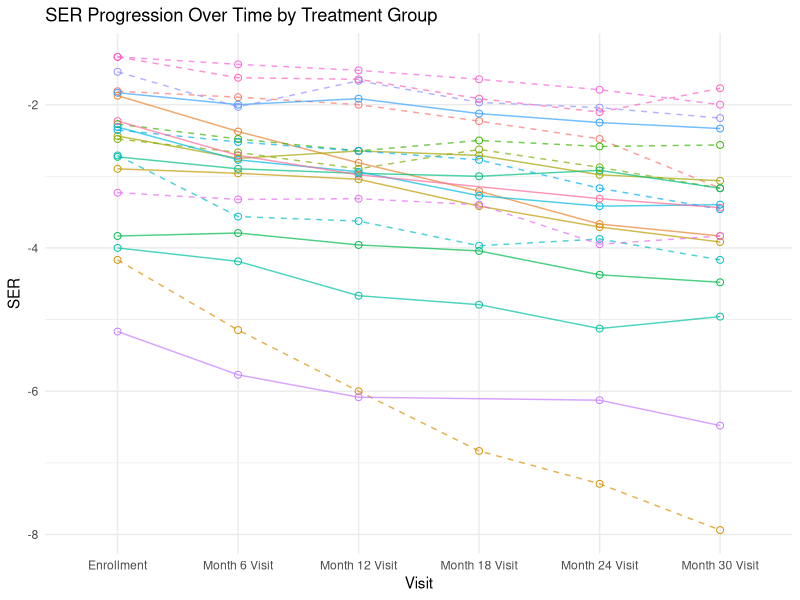
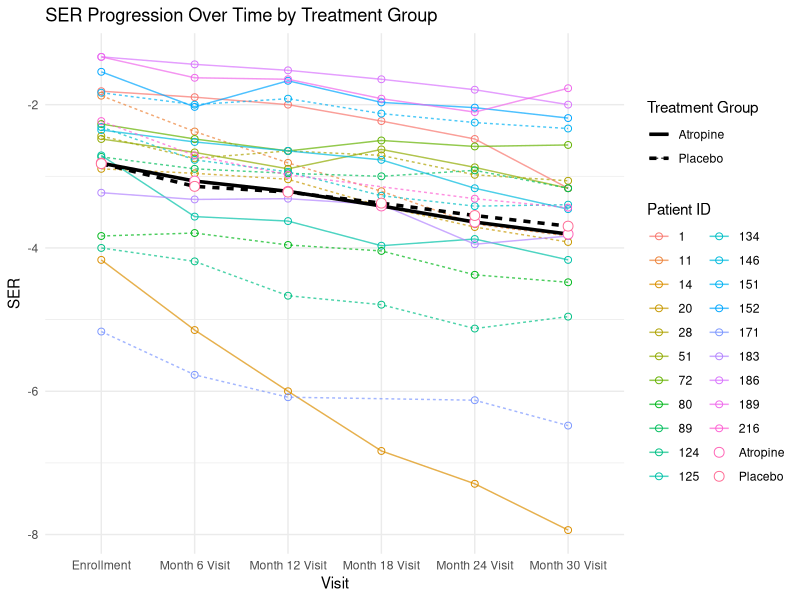

Write R code to recreate these figures, in order.
library(dplyr)
library(ggplot2)

# Part A. Data Import and merge

# Load VisitData and PtRoster datasets
VisitData <- read.table("Data Tables/MTS1ClinicTesting.txt", 
                        header = TRUE, sep = "|", fill = TRUE, stringsAsFactors = FALSE)
head(VisitData)

PtRoster <- read.table("Data Tables/MTS1PtRoster.txt", 
                       header = TRUE, sep = "|", fill = TRUE, stringsAsFactors = FALSE)
head(PtRoster)

# Load the additional dataset for parental myopia and other demographic information
DemoMedOcuHx <- read.table("Data Tables/MTS1DemoMedOcuHx.txt", 
                           header = TRUE, sep = "|", fill = TRUE, stringsAsFactors = FALSE)
head(DemoMedOcuHx)

#TODO: Handling baseline and run-in randomization 
# VisitData$Visit == 'Run-in FU Randomization'
# VisitData$Visit == 'Enrollment'
# if enrollment 

# Step 1: Calculate SER for each eye
# Left Eye (OS)
VisitData$S_OS <- rowMeans(VisitData[, c("AutoRef1SphOS", "AutoRef2SphOS", "AutoRef3SphOS")], na.rm = TRUE)
VisitData$C_OS <- rowMeans(VisitData[, c("AutoRef1CylOS", "AutoRef2CylOS", "AutoRef3CylOS")], na.rm = TRUE)
VisitData$SER_OS <- VisitData$S_OS + (VisitData$C_OS / 2)

# Right Eye (OD)
VisitData$S_OD <- rowMeans(VisitData[, c("AutoRef1SphOD", "AutoRef2SphOD", "AutoRef3SphOD")], na.rm = TRUE)
VisitData$C_OD <- rowMeans(VisitData[, c("AutoRef1CylOD", "AutoRef2CylOD", "AutoRef3CylOD")], na.rm = TRUE)
VisitData$SER_OD <- VisitData$S_OD + (VisitData$C_OD / 2)

# Step 2: Average SER across both eyes for each visit (i.e., time j)
VisitData$SER <- rowMeans(VisitData[, c("SER_OS", "SER_OD")], na.rm = TRUE)

# Step 3: Merge data with PtRoster and DemoMedOcuHx datasets
# Merging VisitData with PtRoster on Patient ID
MergedData <- merge(VisitData, PtRoster, by = "PtID")

# Merging the result with DemoMedOcuHx on Patient ID
MergedData <- merge(MergedData, DemoMedOcuHx, by = "PtID")

# Step 4: Create necessary variables
# Time (Visit) is already in VisitData as 'Visit'
# Group/Treatment assignment
MergedData$TreatmentGroup <- MergedData$TrtGroup

# Parental myopia status (investigating variables)
MergedData$is_mother_has_myopia <- MergedData$MotherMyop
MergedData$is_father_has_myopia <- MergedData$Father

# Step 5: Filter for patients with more than 5 visits without NA SER
FilteredData <- MergedData %>%
  filter(!is.na(SER)) %>%  # Remove rows where SER is NA
  group_by(PtID) %>%       # Group by PtID
  filter(n() > 5) %>%      # Keep only groups (patients) with more than 5 valid visits
  ungroup()                # Remove grouping to return to a regular data frame

# Get unique PtID for filtered dataset
UniquePtID <- unique(FilteredData$PtID)


# Part 2. Spagetti Plot

# Sample 10 unique patients from each treatment group
SampledPatients_trt <- FilteredData %>%
  filter(TrtGroup == "Atropine") %>%
  distinct(PtID, .keep_all = TRUE) %>%
  slice_sample(n = 10) %>%
  select(PtID)

SampledPatients_ctrl <- FilteredData %>%
  filter(TrtGroup == "Placebo") %>%
  distinct(PtID, .keep_all = TRUE) %>%
  slice_sample(n = 10) %>%
  select(PtID)

SampledPatients <- bind_rows(SampledPatients_trt, SampledPatients_ctrl)

# Filter the original data to include only records for the sampled patients
SampledData <- FilteredData %>%
  filter(PtID %in% SampledPatients$PtID)

# Set line types based on the treatment group
SampledData <- SampledData %>%
  mutate(LineType = ifelse(TrtGroup == "Atropine", "solid", "dashed"))

# Define the order of visits for consistent x-axis ordering
visit_order <- c("Enrollment", "Month 6 Visit", "Month 12 Visit", 
                 "Month 18 Visit", "Month 24 Visit", "Month 30 Visit")

# Convert Visit to a factor with specified order
SampledData <- SampledData %>%
  filter(Visit != "Run-in FU Randomization") %>%
  mutate(Visit = factor(Visit, levels = visit_order))

# Create the spaghetti plot with distinct line types and colors for each patient
ggplot(SampledData, aes(x = Visit, y = SER, group = PtID, color = as.factor(PtID))) +
  geom_line(aes(linetype = LineType), size = 0.5, alpha = 0.7) +  # Line for each patient with line type by group
  geom_point(size = 2, shape = 1) +                                        # Add points at each SER measurement
  labs(title = "SER Progression Over Time by Treatment Group",
       x = "Visit",
       y = "SER",
       color = "Patient ID",
       linetype = 'LineType') +
  scale_x_discrete(drop = FALSE) +                              # Ensure all visits appear on the x-axis
  scale_linetype_manual(values = c("solid", "dashed")) +        
  theme_minimal() +
  theme(legend.position = "none")                               # Optionally hide the legend if there are too many patients



# Calculate and add mean profiles
MeanProfileData <- MergedData %>%
  filter(Visit != "Run-in FU Randomization") %>%
  group_by(Visit, TrtGroup) %>%
  summarize(Mean_SER = mean(SER, na.rm = TRUE), .groups = 'drop')

# Combined plot with individual trajectories and mean profiles
ggplot() +
  # Individual trajectories
  geom_line(data = SampledData, 
            aes(x = Visit, y = SER, group = PtID, color = as.factor(PtID), 
                linetype = TrtGroup),
            size = 0.5, alpha = 0.7) +
  geom_point(data = SampledData,
             aes(x = Visit, y = SER, color = as.factor(PtID)),
             size = 2, shape = 1) +
  # Mean profiles
  geom_line(data = MeanProfileData,
            aes(x = Visit, y = Mean_SER, group = TrtGroup, linetype = TrtGroup),
            size = 1.2) +
  geom_point(data = MeanProfileData,
             aes(x = Visit, y = Mean_SER, color = TrtGroup),
             size = 3, shape = 21, fill = "white") +
  # Labels and theme
  labs(title = "SER Progression Over Time by Treatment Group",
       x = "Visit",
       y = "SER",
       color = "Patient ID",
       linetype = "Treatment Group") +
  scale_x_discrete(drop = FALSE) +
  theme_minimal() +
  theme(legend.position = "right")

### Displaying five patients

# only leave the last observation, which is the 5th visit
SampledData %>%
  select(
    PtID,
    SER,
    Sex,
    TreatmentGroup,
    Race,
    EyeColor,
    AgeAsofEnrollDt,
    is_mother_has_myopia,
    is_father_has_myopia,
    Visit
  ) %>%
  group_by(PtID) %>%
  slice_tail(n = 1) %>%
  ungroup() %>%
  arrange(PtID) %>%
  select(-Visit) %>% # then rename the column , ageasenrolldt as age and Eyecolor as iris_color
  rename(age = AgeAsofEnrollDt, iris_color = EyeColor) %>%
  head(5) %>%
  knitr::kable()


# key summary statistics for demographics

MergedData %>% 
  select(PtID,
         Sex,
         TreatmentGroup,
         Race,
         EyeColor,
         AgeAsofEnrollDt,
         is_mother_has_myopia,
         is_father_has_myopia) %>%
  rename(age = AgeAsofEnrollDt, iris_color = EyeColor) %>%
  group_by(PtID) %>% 
  slice_tail(n = 1) %>%
  ungroup() %>%
  select(-PtID) -> Demographics

Demographics$age %>% summary()
Demographics %>%
  select(-age) %>%
  apply(.,2,table) %>%
  knitr::kable()



#### clean dataset with selected variables

data <- MergedData[,c("PtID","Visit","SER","TrtGroup","MotherMyop","FatherMyop","Sex","Race","EyeColor","AgeAsofEnrollDt")]

mother_gene <- ifelse(data$MotherMyop=="Yes",1,0)
father_gene <- ifelse(data$FatherMyop=="Yes",1,0)
data$genetic <- mother_gene+father_gene

data$Age <- floor(data$AgeAsofEnrollDt)
data <- data %>% select (-FatherMyop, - MotherMyop)

#### complete dataset
data <- data[data$Visit != "Run-in FU Randomization", ]
subjects_with_NaN <- unique(data$PtID[is.nan(data$SER)])
complete_data <- data[!data$PtID %in% subjects_with_NaN, ]


head(complete_data)

save(data,file="data.Rdata")

####
